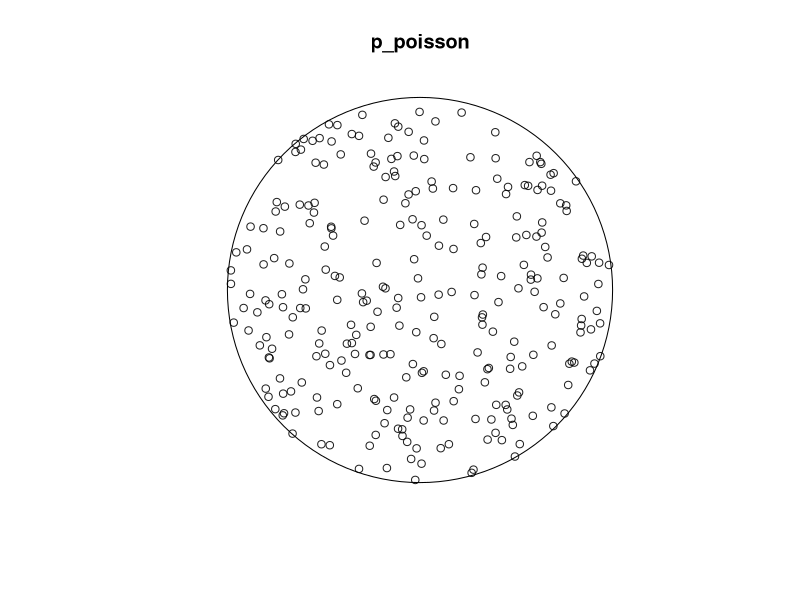
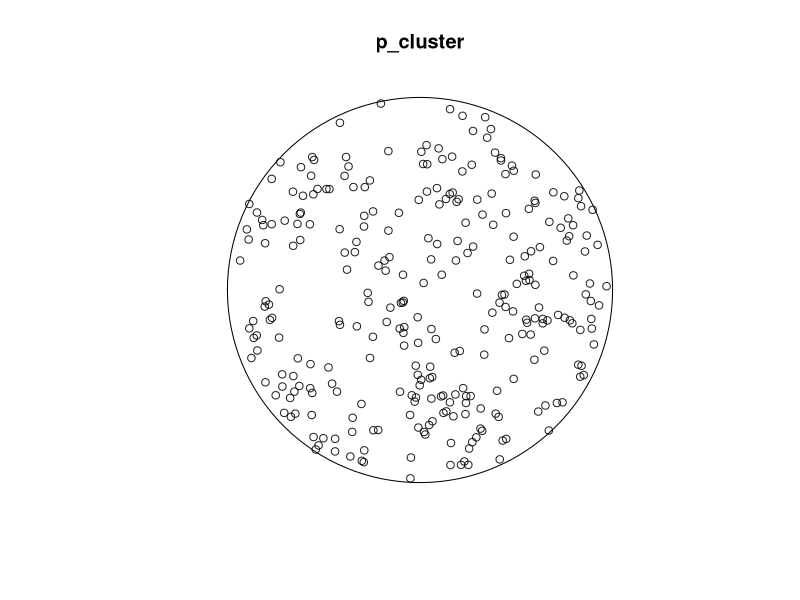
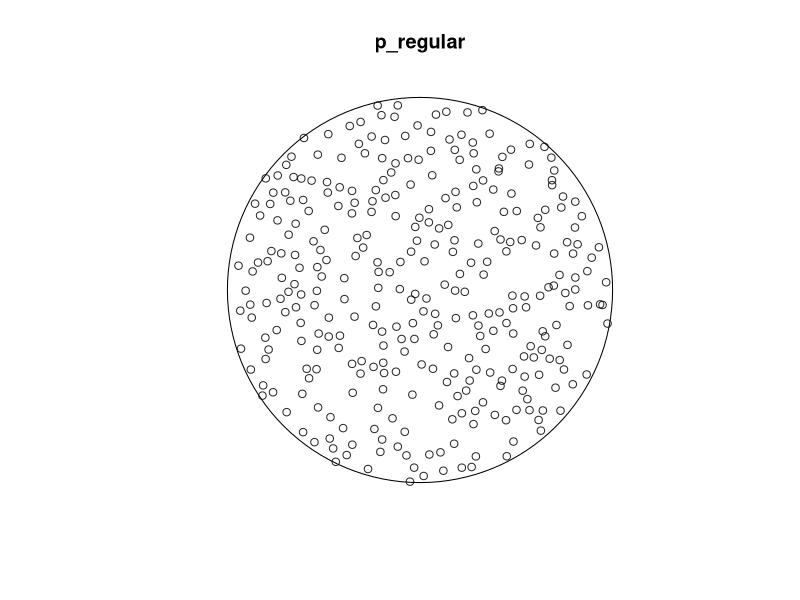

The R script that drew these images, in order: (Note: this script raises an error after producing the figures.)
## ---- chunk 1
knitr::opts_chunk$set(echo = TRUE)
## ---- chunk 2
library(spatstat)
disc10 <- disc(radius = 10)
# p_poisson 
# Compute the rate as count divided by area
lambda <- 300/area.owin(disc10)
# Create a point pattern object
p_poisson <- rpoispp(lambda = lambda, win = disc10)
plot(p_poisson)
# p_cluster and p_regular
# Generate clustered points from a Thomas process
set.seed(123)
p_cluster <- rThomas(kappa = 0.35, scale = 1, mu = 3, win = disc10)
plot(p_cluster)
# Regular points from a Strauss process
set.seed(123)
p_regular <- rStrauss(beta = 2.9, gamma = 0.025, R = .5, W = disc10)
plot(p_regular)
## ---- chunk 3
plot(redoak)
# Repeat for regular data
K_redoak_env <- envelope(redoak, Kest, correction = "border")
plot(K_redoak_env, . - pi * r ^ 2 ~ r)

quadrat.test(redoak, alternative = "clustered")
